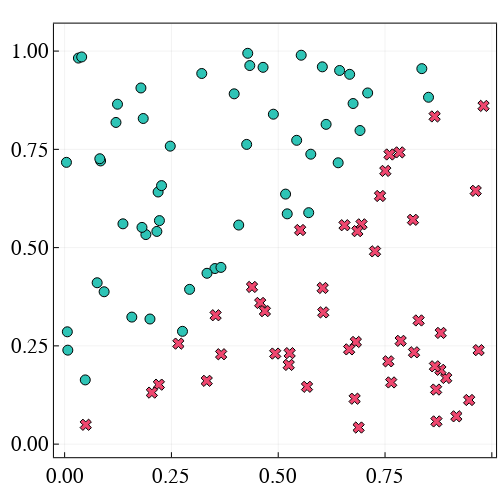

Notebook code for this chart:
### Code cell
p1 = plot(P3[:,1], P3[:,2], seriestype = :scatter, label = "", 
    framestyle = :box,  markercolor = "#2EC4B6", tickfontsize = 15,
    markersize = 5, legendfontsize = 15, aspect_ratio = :equal, size = (500, 500))
plot!(p1,P4[:,1], P4[:,2], seriestype = :scatter, markersize = 5, markershape = :x, 
    markercolor = "#EF476F", label = "", markerstrokewidth = 1)

### Figure 1 — Plotly figure (JSON) as saved in the notebook; plotly's stock layout.template omitted (floating-point values rounded to 4 significant figures)
{"data": [{"colorbar": {"title": ""}, "legendgroup": "", "marker": {"color": "rgba(46, 196, 182, 1.000)", "line": {"color": "rgba(0, 0, 0, 1.000)", "width": 1}, "size": 10, "symbol": "circle"}, "mode": "markers", "name": "", "showlegend": false, "type": "scatter", "x": [0.3518, 0.5172, 0.07615, 0.4287, 0.184, 0.5211, 0.08421, 0.612, 0.4886, 0.6672, 0.08234, 0.1786, 0.3969, 0.5762, 0.2159, 0.1998, 0.1202, 0.1238, 0.2189, 0.8518, 0.1365, 0.2473, 0.6032, 0.5713, 0.4645, 0.321, 0.2925, 0.7093, 0.04834, 0.03228, 0.5432, 0.1902, 0.006349, 0.2759, 0.3333, 0.6437, 0.03994, 0.007485, 0.5538, 0.09247, 0.4075, 0.6914, 0.004278, 0.6403, 0.6752, 0.2269, 0.181, 0.3659, 0.4335, 0.2219, 0.1573, 0.8361, 0.4261], "xaxis": "x1", "y": [0.4467, 0.6361, 0.4106, 0.9944, 0.8285, 0.5859, 0.7205, 0.8136, 0.8394, 0.9409, 0.7261, 0.9062, 0.8912, 0.7377, 0.5412, 0.3183, 0.8185, 0.8649, 0.6415, 0.8825, 0.5605, 0.7582, 0.9599, 0.5889, 0.9587, 0.943, 0.3937, 0.8935, 0.1634, 0.9822, 0.773, 0.5332, 0.2858, 0.287, 0.4347, 0.9507, 0.9851, 0.2391, 0.9895, 0.3877, 0.5574, 0.7979, 0.7169, 0.7158, 0.8666, 0.6577, 0.5514, 0.4497, 0.9632, 0.5687, 0.3232, 0.9553, 0.7626], "yaxis": "y1", "zmax": null, "zmin": null}, {"colorbar": {"title": ""}, "legendgroup": "", "marker": {"color": "rgba(239, 71, 111, 1.000)", "line": {"color": "rgba(0, 0, 0, 1.000)", "width": 1}, "size": 10, "symbol": "x"}, "mode": "markers", "name": "", "showlegend": false, "type": "scatter", "x": [0.5513, 0.7645, 0.8932, 0.6817, 0.7837, 0.8804, 0.9806, 0.4929, 0.917, 0.7383, 0.666, 0.3534, 0.2206, 0.3326, 0.2042, 0.8154, 0.8287, 0.8796, 0.7605, 0.8696, 0.6054, 0.8179, 0.3664, 0.7578, 0.7865, 0.7507, 0.5267, 0.8668, 0.4579, 0.8703, 0.7265, 0.4687, 0.5246, 0.2663, 0.8661, 0.4386, 0.695, 0.6788, 0.9622, 0.9469, 0.6853, 0.604, 0.04946, 0.6882, 0.6552, 0.5674, 0.9691], "xaxis": "x1", "y": [0.5447, 0.157, 0.1684, 0.2599, 0.7423, 0.2829, 0.8605, 0.2304, 0.07075, 0.6314, 0.2411, 0.3279, 0.1513, 0.161, 0.1311, 0.5707, 0.3147, 0.1891, 0.737, 0.1388, 0.3352, 0.2336, 0.2287, 0.2107, 0.2628, 0.6951, 0.2315, 0.198, 0.3592, 0.0578, 0.4904, 0.3384, 0.2015, 0.2557, 0.8337, 0.3999, 0.5592, 0.1156, 0.6445, 0.1123, 0.542, 0.3973, 0.04924, 0.04225, 0.557, 0.1459, 0.2391], "yaxis": "y1", "zmax": null, "zmin": null}], "layout": {"annotations": [], "height": 500, "legend": {"bgcolor": "rgba(255, 255, 255, 1.000)", "bordercolor": "rgba(0, 0, 0, 1.000)", "borderwidth": 1, "font": {"color": "rgba(0, 0, 0, 1.000)", "family": "sans-serif", "size": 21}, "tracegroupgap": 0, "traceorder": "normal", "x": 1, "xanchor": "auto", "y": 1, "yanchor": "auto"}, "margin": {"b": 20, "l": 0, "r": 0, "t": 20}, "paper_bgcolor": "rgba(255, 255, 255, 1.000)", "plot_bgcolor": "rgba(255, 255, 255, 1.000)", "showlegend": true, "width": 500, "xaxis": {"anchor": "y1", "domain": [0.1079, 0.9921], "gridcolor": "rgba(0, 0, 0, 0.100)", "gridwidth": 0.5, "linecolor": "rgba(0, 0, 0, 1.000)", "mirror": true, "range": [-0.02501, 1.01], "showgrid": true, "showline": true, "showticklabels": true, "tickangle": 0, "tickcolor": "rgb(0, 0, 0)", "tickfont": {"color": "rgba(0, 0, 0, 1.000)", "family": "sans-serif", "size": 21}, "tickmode": "array", "ticks": "inside", "ticktext": ["0.00", "0.25", "0.50", "0.75", "1.00"], "tickvals": [0, 0.25, 0.5, 0.75, 1], "title": "", "titlefont": {"color": "rgba(0, 0, 0, 1.000)", "family": "sans-serif", "size": 15}, "type": "-", "visible": true, "zeroline": false, "zerolinecolor": "rgba(0, 0, 0, 1.000)"}, "yaxis": {"anchor": "x1", "domain": [0.04954, 0.9921], "gridcolor": "rgba(0, 0, 0, 0.100)", "gridwidth": 0.5, "linecolor": "rgba(0, 0, 0, 1.000)", "mirror": true, "range": [-0.03328, 1.07], "showgrid": true, "showline": true, "showticklabels": true, "tickangle": 0, "tickcolor": "rgb(0, 0, 0)", "tickfont": {"color": "rgba(0, 0, 0, 1.000)", "family": "sans-serif", "size": 21}, "tickmode": "array", "ticks": "inside", "ticktext": ["0.00", "0.25", "0.50", "0.75", "1.00"], "tickvals": [0, 0.25, 0.5, 0.75, 1], "title": "", "titlefont": {"color": "rgba(0, 0, 0, 1.000)", "family": "sans-serif", "size": 15}, "type": "-", "visible": true, "zeroline": false, "zerolinecolor": "rgba(0, 0, 0, 1.000)"}}}
